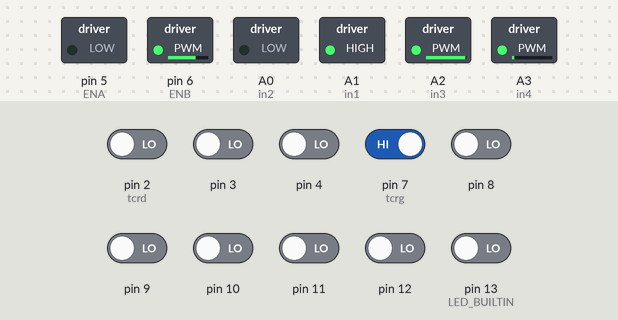
Recording of a sketch running on a simulated Arduino Uno, built with avr-gcc and run on an emulated ATmega328P. Parts: switched loads named in the sketch (green lamp = pin HIGH). The inputs (shaded band) are chosen by the test bench; at power-on: pin 7 (tcrg) HIGH, pin 2 (tcrd), pin 3, pin 4, pin 8–12, pin 13 (LED_BUILTIN) LOW.

Above: at 11.2 s.
11.3 s: pin 8 driven HIGH
At 12.8 s:
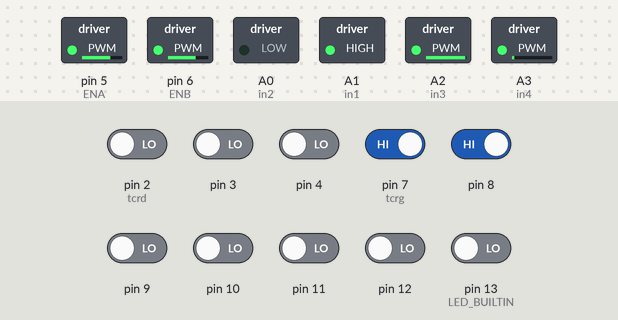
14.3 s: pin 2 (tcrd) driven HIGH
At 15.5 s:
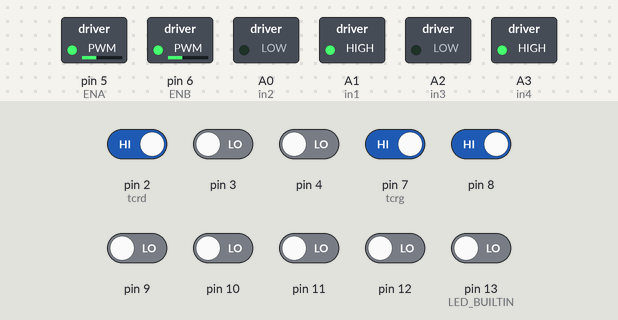
15.8 s: pin 7 (tcrg) driven LOW
At 17.1 s:
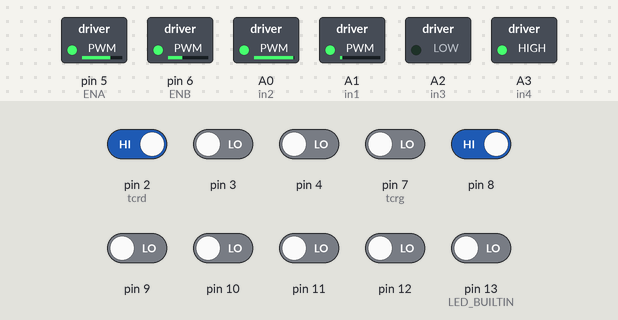
18.8 s: pin 2 (tcrd) driven LOW
At 19.4 s:
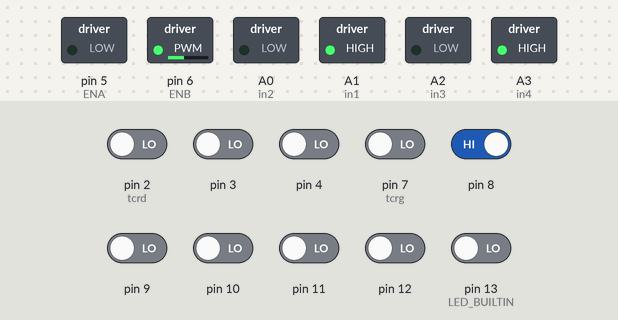
20.3 s: pin 3 driven HIGH
21.8 s: pin 4 driven HIGH
At 22.6 s:
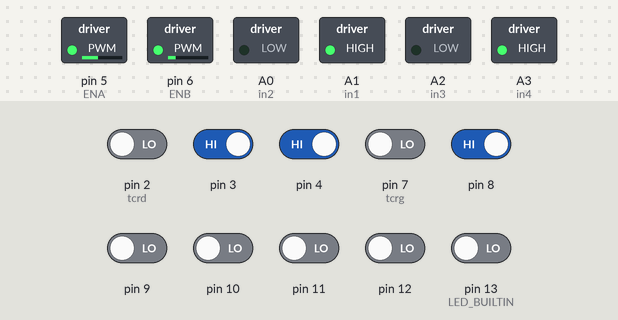
Timing chart, 0 to 24.3 s (numbered marks = the images above; inputs shaded):
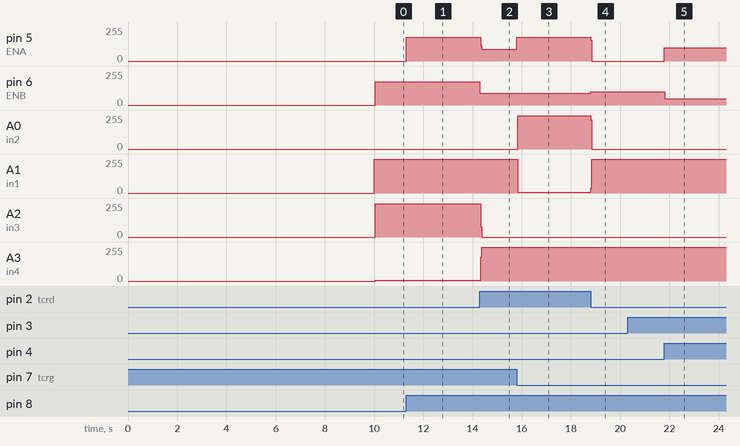

The sketch:

suiveur_QTR8RC.ino
```cpp
#include <SoftwareSerial.h>
#include <QTRSensors.h>

#define in1 A1
#define in2 A0    // moteur gauche
#define ENA 5
#define in3 A2
#define in4 A3    // moteur droite
#define ENB 6
#define tcrd 2
#define tcrg 7
#define Speed  100 //180 //140


 QTRSensors qtr;

 const uint8_t SensorCount = 8;
 uint16_t sensorValues[SensorCount];
 const double kp = 0.4;    //--- LAST 0.8
 const double kd = 2; //0.5    // last 0.5
 uint16_t position ;
 double lastError = 0 ;
 const int Goal = 2800;

 int S0,S7,S6,S5,S2;

void setup() {
  Serial.begin(9600);
   pinMode(tcrd,INPUT);
   pinMode(tcrg,INPUT);
  // pinMode(button2,INPUT);
   pinMode(in1,OUTPUT);
   pinMode(in2,OUTPUT);
   pinMode(ENA,OUTPUT);
   pinMode(in3,OUTPUT);
   pinMode(in4,OUTPUT);
   pinMode(ENB,OUTPUT);
   qtr.setTypeRC();
   qtr.setSensorPins((const uint8_t[]){3,4,13,12,11,10,9,8}, SensorCount);
   calibrateLineSensor();

}

void loop() {


if ((digitalRead(tcrd)) && (!digitalRead(tcrg))){

  droite();
  }

if ((!digitalRead(tcrd)) && (digitalRead(tcrg))){

  gauche();
  }
  if ((digitalRead(tcrd)) && (digitalRead(tcrg))){

  avant();

  }
  else{
 position = qtr.readLineBlack(sensorValues);
 int error = Goal - position ;
 int adjustment = kp*error + kd*(error - lastError);
 lastError = error;
 move(0, ( constrain (Speed + adjustment ,0 , Speed )), 1);
 move(1, ( constrain (Speed - adjustment ,0 , Speed )) , 1);
  }

}


 void calibrateLineSensor()
  {
  digitalWrite(LED_BUILTIN, HIGH);
  for (uint16_t i = 0; i < 400; i++)
  {
    qtr.calibrate();

  }
  }
  void move(int motor, int speed, int direction)
  {

   unsigned int inPin1=0;
   unsigned int inPin2=0;

  if(direction == 1){
    inPin1 = 255;
    inPin2 = 0;

  }
  if(direction == 0){
    inPin1 = 0;
    inPin2 = 255;

  }

  if(motor == 0){
    analogWrite(in1,inPin1);
    analogWrite(in2,inPin2);
    analogWrite(ENA, speed);
  }
  if(motor == 1){
    analogWrite(in4,inPin1);
    analogWrite(in3,inPin2);
    analogWrite(ENB, speed);
  }

  }
   void droite(){
      analogWrite(in1,0);
    analogWrite(in2,255);
    analogWrite(ENA, 180);
        analogWrite(in3,0);
    analogWrite(in4,255);
    analogWrite(ENB, 180);

  }
    void gauche(){
      analogWrite(in2,0);
    analogWrite(in1,255);
    analogWrite(ENA, 180);
        analogWrite(in4,0);
    analogWrite(in3,255);
    analogWrite(ENB, 180);

  }
   void avant(){
      analogWrite(in2,0);
    analogWrite(in1,255);
    analogWrite(ENA, 90);
        analogWrite(in3,0);
    analogWrite(in4,255);
    analogWrite(ENB, 90);

  }
```

Measured:
- after the input at 11.3 s, pin 5 (ENA): 0/255 → 180/255 after 0.01 s instead of 1.7 s
- after the input at 14.3 s, pin 5 (ENA): 180/255 → 90/255 at once; pin 6 (ENB): 176/255 → 90/255 at once; A2 (in3): 249/255 → 0/255 at once; A3 (in4): 6/255 → 255/255 at once
- after the input at 15.8 s, pin 5 (ENA): 90/255 → 180/255 at once; A0 (in2): 0/255 → 249/255 after 0.05 s; A1 (in1): 255/255 → 6/255 after 0.05 s
- after the input at 18.8 s, pin 5 (ENA): 180/255 → 0/255 at once; pin 6 (ENB): 90/255 → 100/255 at once; A0 (in2): 249/255 → 0/255 at once; A1 (in1): 6/255 → 255/255 at once
- after the input at 21.8 s, pin 5 (ENA): 0/255 → 100/255 at once; pin 6 (ENB): 100/255 → 47/255 at once
